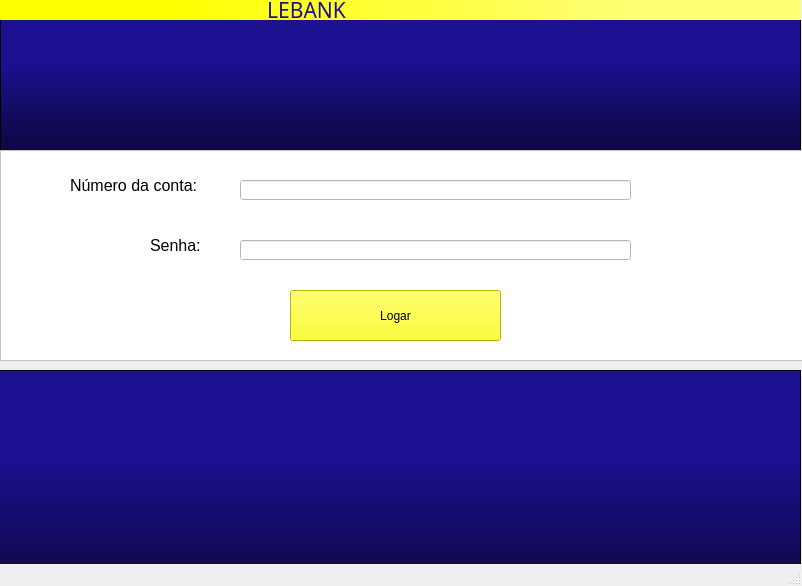
<?xml version="1.0" encoding="UTF-8"?>
<ui version="4.0">
 <class>MainWindow</class>
 <widget class="QMainWindow" name="MainWindow">
  <property name="geometry">
   <rect>
    <x>0</x>
    <y>0</y>
    <width>802</width>
    <height>586</height>
   </rect>
  </property>
  <property name="windowTitle">
   <string>MainWindow</string>
  </property>
  <widget class="QWidget" name="centralwidget">
   <widget class="QFrame" name="frame">
    <property name="geometry">
     <rect>
      <x>0</x>
      <y>0</y>
      <width>801</width>
      <height>151</height>
     </rect>
    </property>
    <property name="styleSheet">
     <string notr="true">background-color: qlineargradient(spread:pad, x1:0, y1:1, x2:0, y2:0, stop:0.0681818 rgba(14, 8, 73, 255), stop:0.607955 rgba(28, 17, 145, 255));</string>
    </property>
    <property name="frameShape">
     <enum>QFrame::StyledPanel</enum>
    </property>
    <property name="frameShadow">
     <enum>QFrame::Raised</enum>
    </property>
    <widget class="QLabel" name="label_4">
     <property name="geometry">
      <rect>
       <x>0</x>
       <y>0</y>
       <width>811</width>
       <height>20</height>
      </rect>
     </property>
     <property name="font">
      <font>
       <family>Lucida Calligraphy</family>
       <pointsize>16</pointsize>
      </font>
     </property>
     <property name="focusPolicy">
      <enum>Qt::NoFocus</enum>
     </property>
     <property name="styleSheet">
      <string notr="true">background-color: rgb(255, 255, 0);
color: rgb(28, 17, 145);
background-color: qlineargradient(spread:pad, x1:0, y1:0, x2:1, y2:0, stop:0.210227 rgba(255, 255, 0, 255), stop:0.778409 rgba(255, 255, 117, 255));</string>
     </property>
     <property name="text">
      <string>                                                 LEBANK</string>
     </property>
    </widget>
   </widget>
   <widget class="QFrame" name="frame_2">
    <property name="geometry">
     <rect>
      <x>0</x>
      <y>150</y>
      <width>811</width>
      <height>211</height>
     </rect>
    </property>
    <property name="styleSheet">
     <string notr="true">background-color: rgb(255, 255, 255);</string>
    </property>
    <property name="frameShape">
     <enum>QFrame::StyledPanel</enum>
    </property>
    <property name="frameShadow">
     <enum>QFrame::Raised</enum>
    </property>
    <widget class="QLineEdit" name="lineEdit">
     <property name="geometry">
      <rect>
       <x>240</x>
       <y>30</y>
       <width>391</width>
       <height>20</height>
      </rect>
     </property>
    </widget>
    <widget class="QLabel" name="label_2">
     <property name="geometry">
      <rect>
       <x>70</x>
       <y>20</y>
       <width>131</width>
       <height>31</height>
      </rect>
     </property>
     <property name="font">
      <font>
       <pointsize>12</pointsize>
      </font>
     </property>
     <property name="styleSheet">
      <string notr="true">background-color: rgb(255, 255, 255);</string>
     </property>
     <property name="text">
      <string>Número da conta:</string>
     </property>
    </widget>
    <widget class="QLabel" name="label_3">
     <property name="geometry">
      <rect>
       <x>150</x>
       <y>80</y>
       <width>91</width>
       <height>31</height>
      </rect>
     </property>
     <property name="font">
      <font>
       <pointsize>12</pointsize>
      </font>
     </property>
     <property name="styleSheet">
      <string notr="true">background-color: rgb(255, 255, 255);</string>
     </property>
     <property name="text">
      <string>Senha:</string>
     </property>
    </widget>
    <widget class="QLineEdit" name="lineEdit_2">
     <property name="geometry">
      <rect>
       <x>240</x>
       <y>90</y>
       <width>391</width>
       <height>20</height>
      </rect>
     </property>
    </widget>
    <widget class="QPushButton" name="pushButton">
     <property name="geometry">
      <rect>
       <x>290</x>
       <y>140</y>
       <width>211</width>
       <height>51</height>
      </rect>
     </property>
     <property name="styleSheet">
      <string notr="true">background-color: rgb(255, 255, 0);</string>
     </property>
     <property name="text">
      <string>Logar</string>
     </property>
    </widget>
   </widget>
   <widget class="QFrame" name="frame_3">
    <property name="geometry">
     <rect>
      <x>-10</x>
      <y>370</y>
      <width>811</width>
      <height>221</height>
     </rect>
    </property>
    <property name="styleSheet">
     <string notr="true">background-color: qlineargradient(spread:pad, x1:0, y1:1, x2:0, y2:0, stop:0.0681818 rgba(14, 8, 73, 255), stop:0.607955 rgba(28, 17, 145, 255));
</string>
    </property>
    <property name="frameShape">
     <enum>QFrame::StyledPanel</enum>
    </property>
    <property name="frameShadow">
     <enum>QFrame::Raised</enum>
    </property>
   </widget>
  </widget>
  <widget class="QMenuBar" name="menubar">
   <property name="geometry">
    <rect>
     <x>0</x>
     <y>0</y>
     <width>802</width>
     <height>21</height>
    </rect>
   </property>
  </widget>
  <widget class="QStatusBar" name="statusbar"/>
 </widget>
 <resources/>
 <connections/>
</ui>
